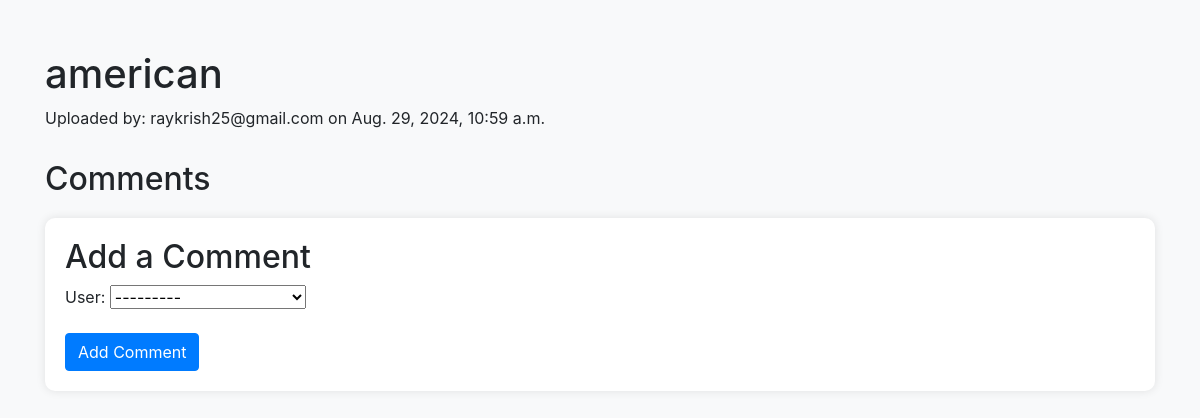
/file/2/, run on the app's committed database.
### tracker/models.py (models this page shows, shortened)
class File(models.Model):
    unique_id = models.CharField(max_length=100, unique=True)
    file_name = models.CharField(max_length=255)
    uploaded_by = models.ForeignKey(User, on_delete=models.CASCADE)
    uploaded_at = models.DateTimeField(auto_now_add=True)

### tracker/views.py (the view)
# urls.py: path('file/<int:file_id>/', views.file_detail, name='file_detail'),  # View file details
def file_detail(request, file_id):
    file = get_object_or_404(File, id=file_id)
    comments = file.comments.all()
    if request.method == 'POST':
        form = CommentForm(request.POST)
        if form.is_valid():
            comment = form.save(commit=False)
            comment.file = file
            comment.user = request.user
            comment.save()
            return redirect('file_detail', file_id=file.id)
    else:
        form = CommentForm()
    return render(request, 'tracker/file_detail.html', {'file': file, 'comments': comments, 'form': form})

### tracker/forms.py
class CommentForm(forms.ModelForm):
    class Meta:
        model = Comment
        fields = ['content']
        widgets = {
            'content': forms.Textarea(attrs={'rows': 4}),
        }

### tracker/templates/tracker/file_detail.html (shortened to what this page needs)
<!DOCTYPE html>
<html lang="en">
<head>
    <link href="https://stackpath.bootstrapcdn.com/bootstrap/4.5.2/css/bootstrap.min.css" rel="stylesheet">
</head>
<body>
    <div class="container">
        <h1>{{ file.file_name }}</h1>
        <p>Uploaded by: {{ file.uploaded_by.username }} on {{ file.uploaded_at }}</p>
        <div class="comment-list">
            <h2>Comments</h2>
        </div>
        <div class="comment-form">
            <h2>Add a Comment</h2>
            <form method="post">
                {{ form.as_p }}
                <button type="submit" class="btn btn-primary">Add Comment</button>
            </form>
        </div>
    </div>
</body>
</html>

### tracker/templates/tracker/file_detail.html (style rules this page uses)
body { background-color: #f8f9fa; }
.container { margin-top: 50px; }
.comment-form { background-color: #ffffff; padding: 20px; border-radius: 10px; box-shadow: 0 0 10px rgba(0, 0, 0, 0.1); margin-top: 20px; }
.comment-list { margin-top: 30px; }

### data on the page
File: file_name "american", uploaded_by.username "raykrish25@gmail.com", uploaded_at "Aug. 29, 2024, 10:59 a.m."
